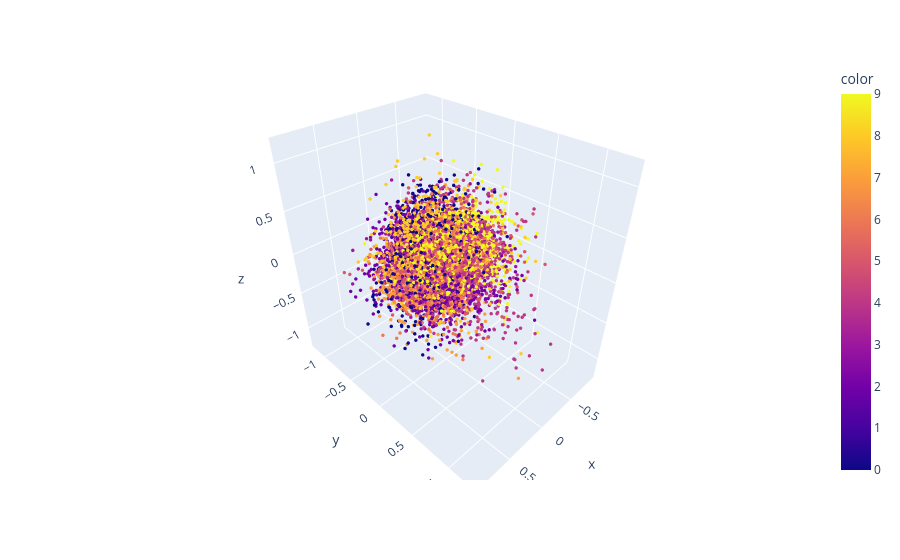

Notebook cell for this chart:
### Code cell
fig = px.scatter_3d(x=axis_x,y = axis_y, z= axis_z, color = answers)
fig.update_traces(marker=dict(size=2, line=dict(width=0)))
fig.show()

### Figure 1 — Plotly figure (JSON) as saved in the notebook; plotly's stock layout.template omitted (floating-point values rounded to 4 significant figures; data arrays with more than 128 entries replaced by an {"elided": "..."} marker saying what was removed)
{"data": [{"hovertemplate": "x=%{x}<br>y=%{y}<br>z=%{z}<br>color=%{marker.color}<extra></extra>", "legendgroup": "", "marker": {"color": {"elided": "10000 int values"}, "coloraxis": "coloraxis", "line": {"width": 0}, "size": 2, "symbol": "circle"}, "mode": "markers", "name": "", "scene": "scene", "showlegend": false, "type": "scatter3d", "x": {"elided": "10000 float values"}, "y": {"elided": "10000 float values"}, "z": {"elided": "10000 float values"}}], "layout": {"coloraxis": {"colorbar": {"title": {"text": "color"}}, "colorscale": [[0, "#0d0887"], [0.1111, "#46039f"], [0.2222, "#7201a8"], [0.3333, "#9c179e"], [0.4444, "#bd3786"], [0.5556, "#d8576b"], [0.6667, "#ed7953"], [0.7778, "#fb9f3a"], [0.8889, "#fdca26"], [1, "#f0f921"]]}, "legend": {"tracegroupgap": 0}, "margin": {"t": 60}, "scene": {"domain": {"x": [0, 1], "y": [0, 1]}, "xaxis": {"title": {"text": "x"}}, "yaxis": {"title": {"text": "y"}}, "zaxis": {"title": {"text": "z"}}}}}
